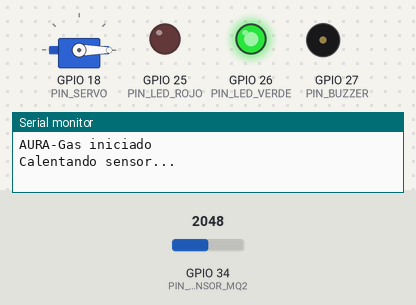
A sketch run on a simulated ESP32. Shown: servo, output pins drawn as LEDs (lit = HIGH), buzzer (waves = sounding, pin HIGH), the last lines printed to the serial monitor. The inputs (shaded band) are chosen by the test bench; at power-on: GPIO 34 (PIN_SENSOR_MQ2) = 2048.

Above: at 0.1 s.
At 30.1 s:
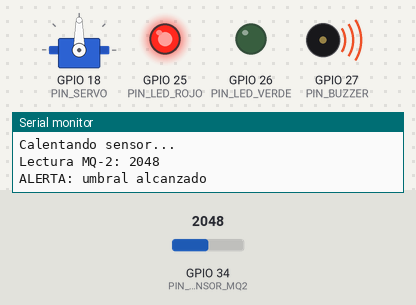
Timing chart, 0 to 31.6 s (numbered marks = the images above):
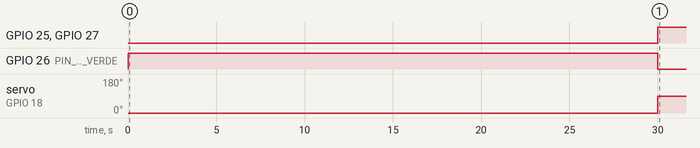

Measured:
- by itself, GPIO 25 (PIN_LED_ROJO), GPIO 27 (PIN_BUZZER): LOW → HIGH at 30.0 s
- by itself, GPIO 26 (PIN_LED_VERDE): HIGH → LOW at 30.0 s
- by itself, servo on GPIO 18 (PIN_SERVO): 0° → 90° at 30.0 s

The sketch:

CODIGO_AURA_GAS.ino
```cpp
#include <ESP32Servo.h>

// Pines de ejemplo: verifica que coincidan con tu montaje.
const int PIN_SENSOR_MQ2 = 34;
const int PIN_LED_ROJO = 25;
const int PIN_LED_VERDE = 26;
const int PIN_BUZZER = 27;
const int PIN_SERVO = 18;

// Umbral ilustrativo: debes calibrarlo con pruebas.
const int UMBRAL_GAS = 1800;

const int POSICION_NORMAL = 0;
const int POSICION_ALERTA = 90;

Servo servoGas;

void setup() {
  Serial.begin(115200);

  pinMode(PIN_LED_ROJO, OUTPUT);
  pinMode(PIN_LED_VERDE, OUTPUT);
  pinMode(PIN_BUZZER, OUTPUT);

  servoGas.setPeriodHertz(50);
  servoGas.attach(PIN_SERVO, 500, 2400);
  servoGas.write(POSICION_NORMAL);

  digitalWrite(PIN_LED_ROJO, LOW);
  digitalWrite(PIN_LED_VERDE, HIGH);
  digitalWrite(PIN_BUZZER, LOW);

  Serial.println("AURA-Gas iniciado");
  Serial.println("Calentando sensor...");
  delay(30000);
}

void loop() {
  int lecturaGas = analogRead(PIN_SENSOR_MQ2);

  Serial.print("Lectura MQ-2: ");
  Serial.println(lecturaGas);

  if (lecturaGas >= UMBRAL_GAS) {
    digitalWrite(PIN_LED_ROJO, HIGH);
    digitalWrite(PIN_LED_VERDE, LOW);
    digitalWrite(PIN_BUZZER, HIGH);
    servoGas.write(POSICION_ALERTA);

    Serial.println("ALERTA: umbral alcanzado");
  } else {
    digitalWrite(PIN_LED_ROJO, LOW);
    digitalWrite(PIN_LED_VERDE, HIGH);
    digitalWrite(PIN_BUZZER, LOW);
    servoGas.write(POSICION_NORMAL);
  }

  delay(500);
}
```
